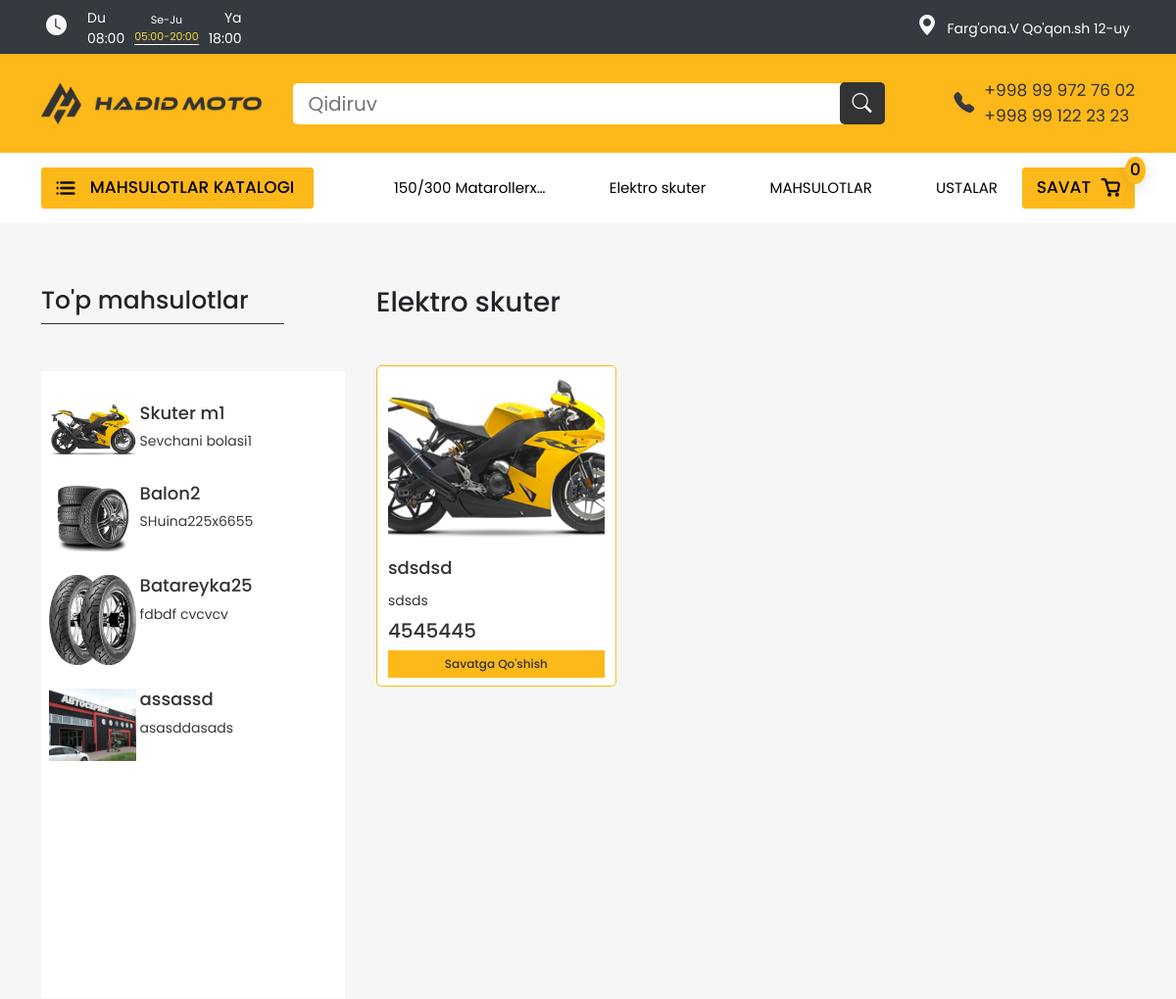
The page /category/elektro-skuter-UeUcj9/ (upper part) on the database as committed earlier.
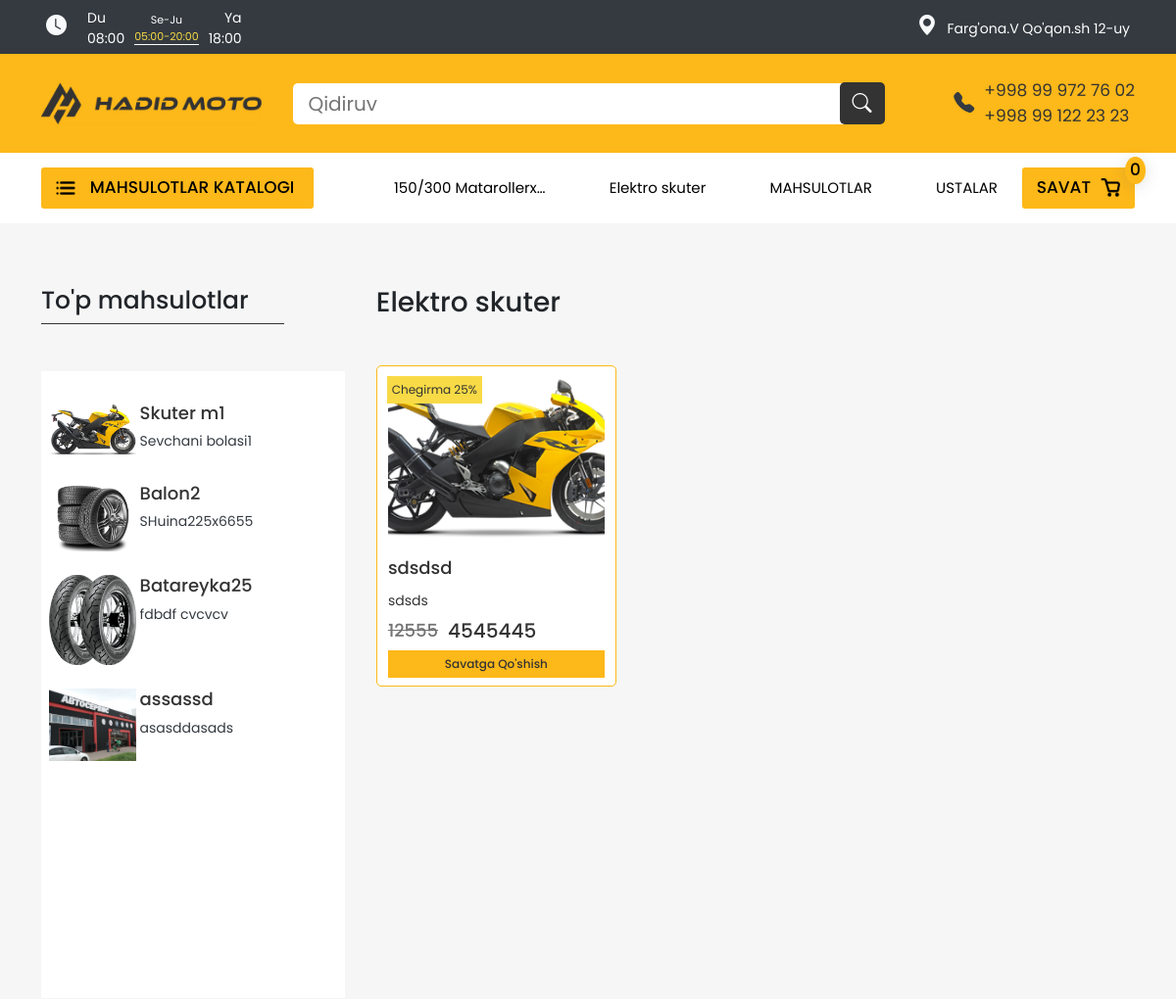
The same page on the database as committed later.
### control/models.py (models this page shows, shortened)
class Product(models.Model):
    category = models.ForeignKey(Category, on_delete=models.SET_NULL, null=True, blank=True)
    title = models.CharField(max_length=225)
    subtitle = models.CharField(max_length=225, null=True, blank=True)
    slug = models.CharField(max_length=250, default="")
    company = models.CharField(max_length=225, null=True, blank=True)
    description = models.TextField()
    price = models.IntegerField(null=True, blank=True)
    available_price = models.BooleanField(default=True) # False bosa o'chgan
    discount = models.IntegerField(default=0, null=True, blank=True)
    old_price = models.IntegerField(null=True, blank=True)
    priority = models.IntegerField(default=0, null=True, blank=True)
    image_max = ResizedImageField(size=[400, 400], quality=100, upload_to="product/")
    image_min = ResizedImageField(size=[300, 300], quality=100, upload_to="product/")
    available = models.BooleanField(default=True) # False bosa o'chgan
    is_active = models.BooleanField(default=True) # False bosa bloklangan
    popular = models.BooleanField(default=False) # False bosa popular emas True bo'lsa popular
    date_created = models.DateTimeField(auto_now_add=True)
    class Meta:
        ordering = ('-priority',)

### web/views.py (the view)
# urls.py: path("category/<slug:slug>/", views.web_category, name="web_category"),
def web_category(request, slug):
    category = get_object_or_404(Category, slug=slug)
    products = Product.objects.filter(category=category, available=True, is_active=True)
    popular_products = Product.objects.filter(available=True, is_active=True, popular=True)
    paginator = Paginator(products, 20)
    is_paginated = True if paginator.num_pages > 1 else False
    page = request.GET.get("page") or 1
    try: current_page = paginator.page(page)
    except: current_page = paginator.page(1)
    context = {"category": category, "products": current_page, "is_paginated": is_paginated, "paginator": paginator, "popular_products":popular_products, "base": base_context(request=request)}
    return render(request, "web/category.html", context)

### web/views.py (called while the page is built)
def base_context(request):
    categories = Category.objects.filter(available=True, is_active=True)
    info = Info.objects.last()
    nav_categories = Category.objects.filter(available=True, is_active=True, nav=True)[0:2]
    footsliders = FooterSlider.objects.all()
    if Info:
        info = Info.objects.last()
    random_categories = []
    for i in range(0,4):
        random_categories.append(random.choice(categories))
    context = {"categories": categories, "nav_categories": nav_categories, "random_categories": random_categories, "footsliders":footsliders, "info": info}
    return context

### templates/web/category.html (shortened to what this page needs)
{% extends 'web/base.html' %}
{% load static %}
{% block content %}
    <div id="products">
        <div class="products-block">
            <div class="container-fluid">
                <div class="products-wrapper">
                    <div class="products-nav">
                        <h3 class="title">To'p mahsulotlar</h3>
                        <div class="line"></div>
                        <div class="nav-content">
                            {% for pop_product in popular_products %}
                            <a href="{% url 'web_product' pop_product.slug %}" class="nav-item">
                                <div class="nav-item-img">
                                    <img src="{{ pop_product.image_min.url }}" class="img-fluid" alt="">
                                </div>
                                <div class="info">
                                    <h4 class="nav-title">{{ pop_product.title | truncatechars:18 }}</h4>
                                    <p class="text text-dark">{{ pop_product.subtitle | truncatechars:18 }}</p>
                                </div>
                            </a>
                            {% endfor %}
                        </div>
                    </div>
                    <div class="products-content">
                        <h2 class="title">{{ category.title }}</h2>
                        <div class="products-content-block">
                            {% for product in products %}
                            <div class="product-item">
                                <div class="product-img">
                                    <img src="{{ product.image_min.url }}" class="img-fluid" alt="">
                                </div>
                                <a href="{% url 'web_product' product.slug %}" class="title">{{ product.title | truncatechars:18 }}</a>
                                <p class="text">{{ product.subtitle | truncatechars:18 }}</p>
                                {% if product.available_price %}
                                <div class="product_available_price">
                                    {% if product.old_price %}
                                    <h5 class="old_price">{{ product.old_price }}</h5>
                                    {% endif %}
                                    <h4 class="price">{{ product.price }}</h4>
                                    </div>
                                {% else %}
                                    <div class="product_available_price">
                                        <h5 class="old_price" style="color: transparent;">0</h5>
                                        <h4 class="price" style="color: transparent;">0</h4>
                                    </div>
                                {% endif %}
                                {% if product.discount %}
                                    <button class="sale-btn">Chegirma {{ product.discount }}%</button>
                                {% endif %}
                                <button class="add-btn addToCart" data-title="{{product.title}}" data-availableprice="{{product.available_price}}" data-subtitle="{{product.subtitle}}" data-id="{{product.id}}" data-img="{{product.image_min.url}}" data-company="{{product.company}}" data-discount="{{product.discount}}" data-price="{{product.price}}" data-old_price="{{product.old_price}}">Savatga Qo'shish</button>
                            </div>
                            {% endfor %}
                        </div>
                    </div>
                </div>
            </div>
        </div>
    </div>
{% endblock content %}

Rows that differ between the two databases and show on the page:
changed Product "sdsdsd": old_price (not shown) → "12555"; discount (not shown) → "25"
